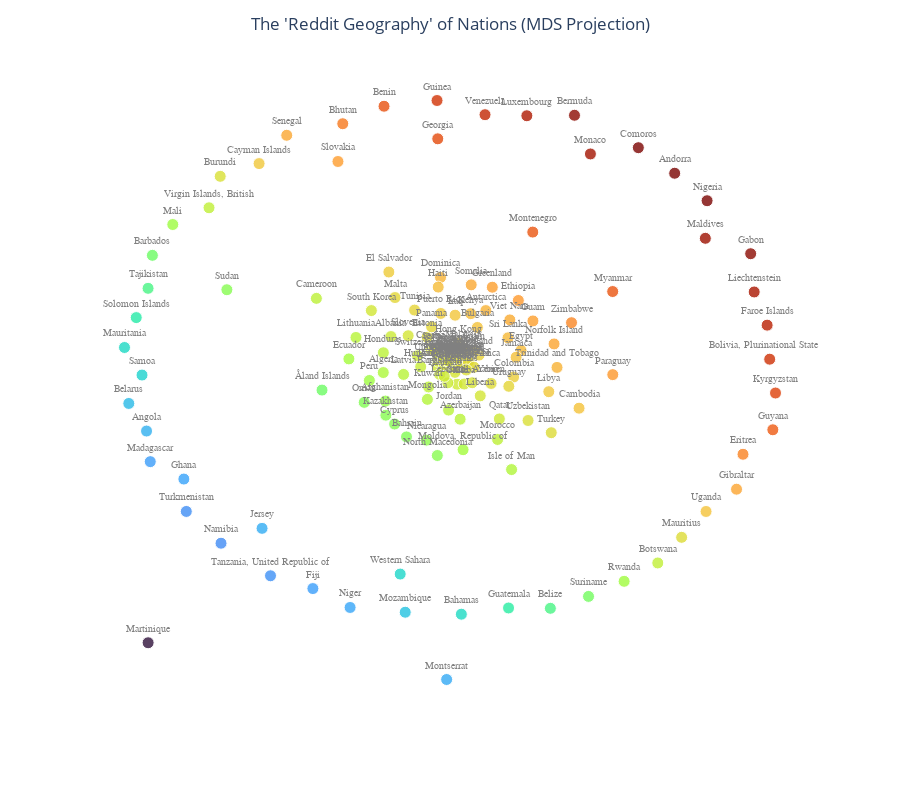

Here is the notebook cell this chart was saved with:
### Code cell
pl.plot_MDS_shortest_path(df_country_paths)

### Figure 1 — Plotly figure (JSON) as saved in the notebook; plotly's stock layout.template omitted (floating-point values rounded to 4 significant figures; data arrays with more than 128 entries replaced by an {"elided": "..."} marker saying what was removed)
{"data": [{"hovertemplate": "<b>%{hovertext}</b><br><br>x=%{x}<br>y=%{y}<br>Country=%{text}<br>color_gradient=%{marker.color}<extra></extra>", "hovertext": {"elided": "167 str values"}, "legendgroup": "", "marker": {"color": {"elided": "167 float values"}, "coloraxis": "coloraxis", "line": {"color": "White", "width": 1}, "opacity": 0.8, "size": 12, "symbol": "circle"}, "mode": "markers+text", "name": "", "orientation": "v", "showlegend": false, "text": {"elided": "167 str values"}, "textfont": {"color": "gray", "family": "Arial", "size": 10}, "textposition": "top center", "type": "scatter", "x": {"elided": "167 float values"}, "xaxis": "x", "y": {"elided": "167 float values"}, "yaxis": "y"}], "layout": {"coloraxis": {"colorbar": {"title": {"text": "color_gradient"}}, "colorscale": [[0, "#30123b"], [0.07143, "#4145ab"], [0.1429, "#4675ed"], [0.2143, "#39a2fc"], [0.2857, "#1bcfd4"], [0.3571, "#24eca6"], [0.4286, "#61fc6c"], [0.5, "#a4fc3b"], [0.5714, "#d1e834"], [0.6429, "#f3c63a"], [0.7143, "#fe9b2d"], [0.7857, "#f36315"], [0.8571, "#d93806"], [0.9286, "#b11901"], [1, "#7a0402"]], "showscale": false}, "height": 800, "legend": {"tracegroupgap": 0}, "margin": {"t": 60}, "plot_bgcolor": "white", "showlegend": false, "title": {"text": "The 'Reddit Geography' of Nations (MDS Projection)", "x": 0.5}, "xaxis": {"anchor": "y", "domain": [0, 1], "showgrid": false, "showticklabels": false, "title": {"text": ""}, "zeroline": false}, "yaxis": {"anchor": "x", "domain": [0, 1], "showgrid": false, "showticklabels": false, "title": {"text": ""}, "zeroline": false}}}
